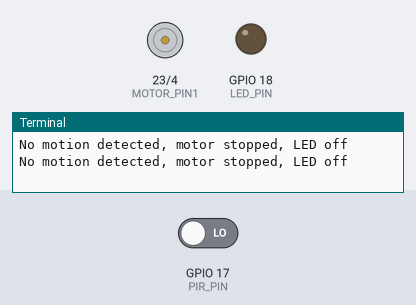
Recording of a program running on a simulated Raspberry Pi (BCM pin numbers). Parts: motor-driver pin pairs drawn as motors (green arrow = first pin HIGH = forward, orange = second pin HIGH = backward, longer = more drive), output pins drawn as LEDs (lit = HIGH), the last lines printed to the terminal. The test bench sets the inputs (shaded band); at power-on: GPIO 17 (PIR_PIN) LOW.

Above: at 1.2 s.
1.3 s: GPIO 17 (PIR_PIN) driven HIGH
At 2.6 s:
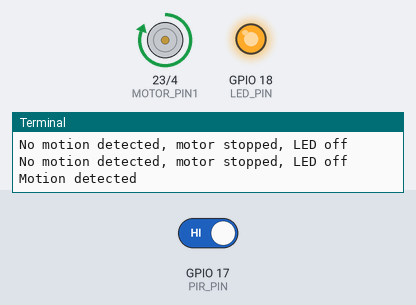
Timing chart, 0 to 4.3 s (numbered marks = the images above; inputs shaded):
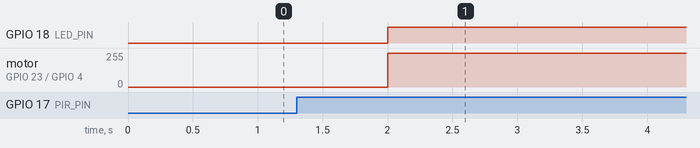

The program:

pir.py
```python
import RPi.GPIO as GPIO
import time

PIR_PIN = 17
LED_PIN = 18
MOTOR_PIN1 = 23
MOTOR_PIN2 = 4

# Setup
GPIO.setmode(GPIO.BCM)
GPIO.setup(PIR_PIN, GPIO.IN)       # PIR sensor as input
GPIO.setup(LED_PIN, GPIO.OUT)      # LED as output
GPIO.setup(MOTOR_PIN1, GPIO.OUT)   # Motor as output
GPIO.setup(MOTOR_PIN2, GPIO.OUT)

try:
    while True:
        if GPIO.input(PIR_PIN):
            print("Motion detected")
            GPIO.output(LED_PIN, GPIO.HIGH)  # Turn on LED
            GPIO.output(MOTOR_PIN1, GPIO.HIGH)
            GPIO.output(MOTOR_PIN2, GPIO.LOW)
            time.sleep(5)  # Added correct indentation
        else:
            print("No motion detected, motor stopped, LED off")
            GPIO.output(MOTOR_PIN1, GPIO.LOW)
            GPIO.output(MOTOR_PIN2, GPIO.LOW)
            GPIO.output(LED_PIN, GPIO.LOW)  # Turn off LED

        time.sleep(1)  # Check every 1 second

except KeyboardInterrupt:
    print("Program terminated")
finally:
    # Cleanup GPIO settings
    GPIO.cleanup()
```

Measured:
- after the input at 1.3 s, GPIO 18 (LED_PIN): LOW → HIGH after 0.70 s; motor on GPIO 23 (MOTOR_PIN1) / GPIO 4 (MOTOR_PIN2): stopped → forward 255/255 after 0.70 s
